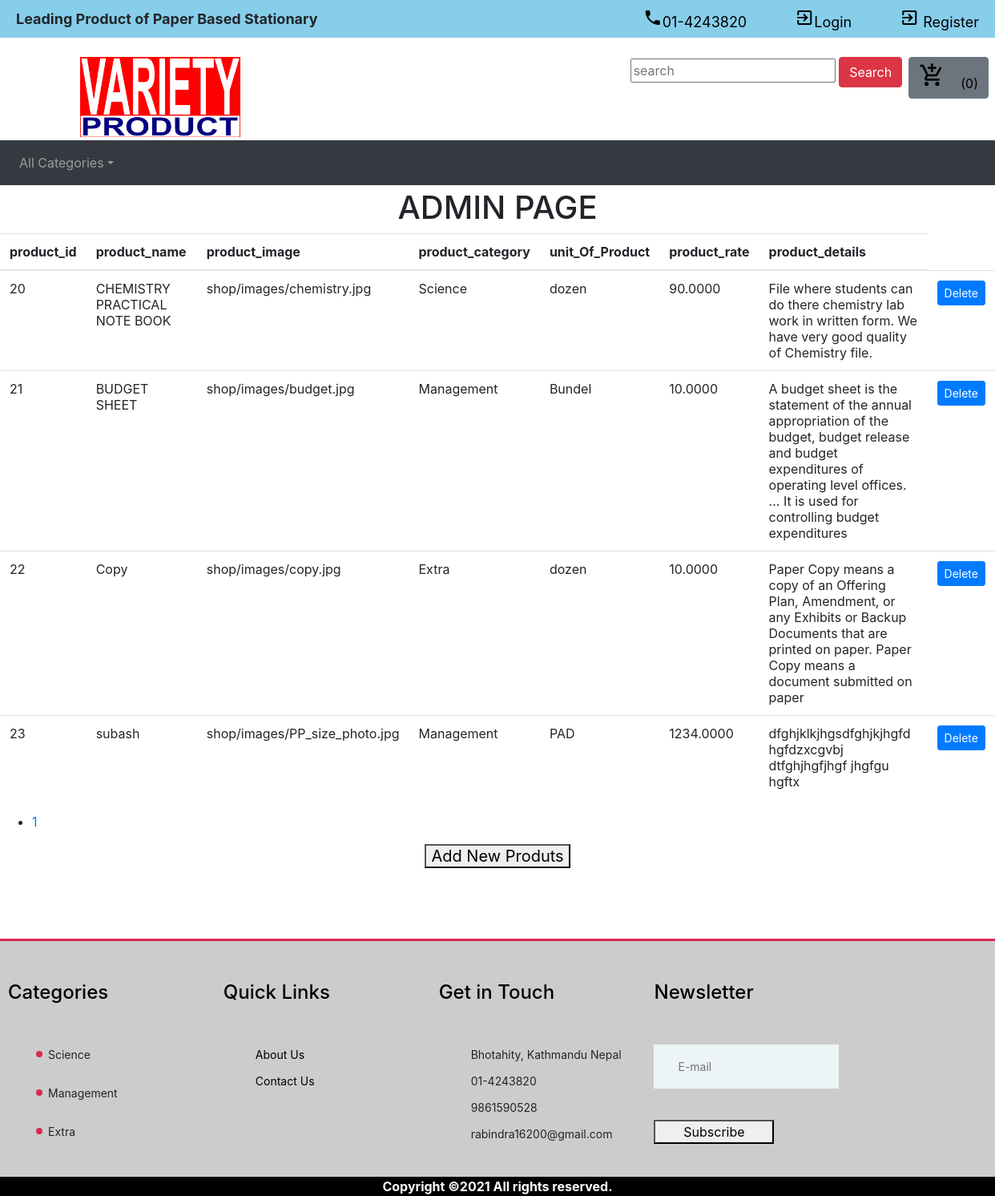
Page /product_list/ on the committed database.
### shop/models.py (models this page shows, shortened)
class Product(models.Model):
    product_id = models.AutoField(primary_key=True)
    product_name = models.CharField(max_length=100)
    product_image = models.ImageField(upload_to="shop/images", default="")
    product_category = models.CharField(max_length=50)
    unit_Of_Product = models.CharField(max_length=25)
    product_rate = models.DecimalField(decimal_places=4, max_digits=50)
    product_details = models.TextField()

### shop/views.py (the view)
# urls.py: path("product_list/", views.product_list, name="product_list"),
def product_list(request):
    product_list = Product.objects.all()
    paginator = Paginator(product_list, 5)
    try:
        page = int(request.GET.get('page', '1'))
    except:
        page = 1
    try:
        products = paginator.page(page)
    except(EmptyPage, InvalidPade):
        products = paginator.page(paginator.num_pages)
    return render(request, "main/product_list.html", {"products": products})

### shop/templates/main/product_list.html (shortened to what this page needs)
{% extends 'main/header.html' %}
{% block content %}
{% load static %}
<h1 align="center">ADMIN PAGE</h1>
<table class="table table-hover">
<thead>
	<tr>
		<th scope="col">product_id</th>
		<th scope="col">product_name</th>
		<th scope="col">product_image</th>
		<th scope="col">product_category </th>
        <th scope="col">unit_Of_Product</th>
        <th scope="col">product_rate</th>
        <th scope="col">product_details</th>
	</tr>
</thead>
<tbody>
	{% for product in products %}
	<tr>
		<td>{{product.product_id}}</td>
		<td>{{product.product_name}}</td>
        <td>{{product.product_image}}</td>
        <td>{{product.product_category}}</td>
        <td>{{product.unit_Of_Product}}</td>
        <td>{{product.product_rate}}</td>
        <td>{{product.product_details}}</td>
		<td>
			<form method="POST" action="{% url 'main:delete_product' product.pk%}">
		    <button type="submit" class="btn btn-primary btn-sm">Delete</button>
			</form>
		</td>
	</tr>
	{% endfor %}
</tbody>
</table>
<div class="pagination">
	<ul>
		{% for pg in products.paginator.page_range %}
			{% if products.number == pg %}
				<li class="active"><a href="?page={{ pg }}" > {{ pg }}</a></li>
			{% else %}
				<li><a href="?page={{ pg }}" > {{ pg }}</a></li>
		{% endif %}
		{% endfor %}
	</ul>
</div>
<h5 align="center"><button><a href="/crud">Add New Produts</a></button></h5>
{% endblock %}

### shop/templates/main/header.html (style rules this page uses)
button a { color:black; }

### rows in the picture
Product: product_id "20", product_name "CHEMISTRY PRACTICAL NOTE BOOK", product_image "shop/images/chemistry.jpg", product_category "Science", unit_Of_Product "dozen", product_rate "90.0000", product_details "File where students can do there chemistry lab work in written form. We have very good quality of Chemistry file."
Product: product_id "21", product_name "BUDGET SHEET", product_image "shop/images/budget.jpg", product_category "Management", unit_Of_Product "Bundel", product_rate "10.0000", product_details "A budget sheet is the statement of the annual appropriation of the budget, budget release and budget expenditures of operating level offices. ... It is used for controlling budget expenditures"
Product: product_id "22", product_name "Copy", product_image "shop/images/copy.jpg", product_category "Extra", unit_Of_Product "dozen", product_rate "10.0000", product_details "Paper Copy means a copy of an Offering Plan, Amendment, or any Exhibits or Backup Documents that are printed on paper. Paper Copy means a document submitted on paper"
Product: product_id "23", product_name "subash", product_image "shop/images/PP_size_photo.jpg", product_category "Management", unit_Of_Product "PAD", product_rate "1234.0000", product_details "dfghjklkjhgsdfghjkjhgfd hgfdzxcgvbj dtfghjhgfjhgf jhgfgu hgftx"

### other values in the picture
{{ pg }} "1"
